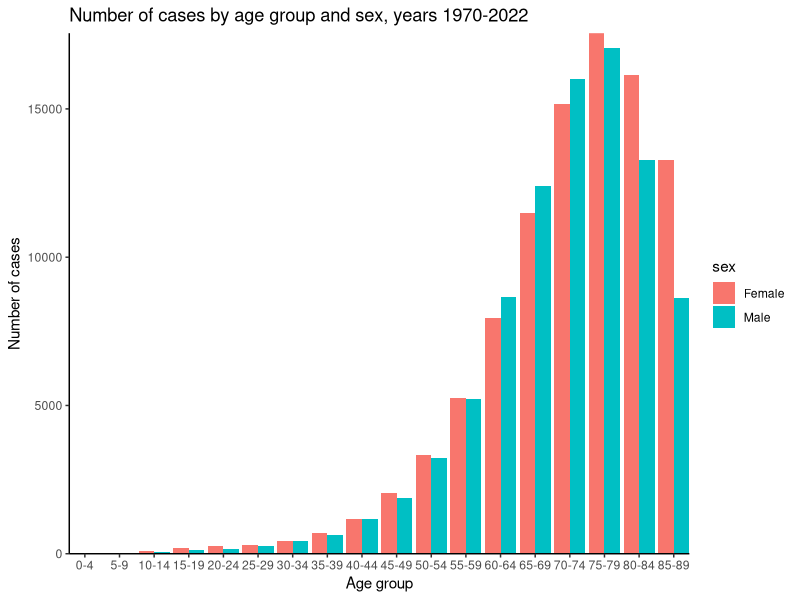
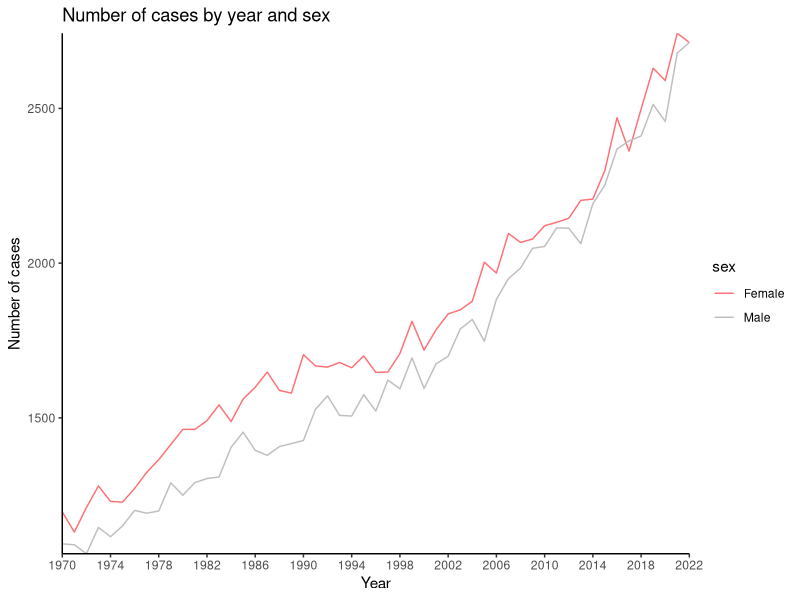
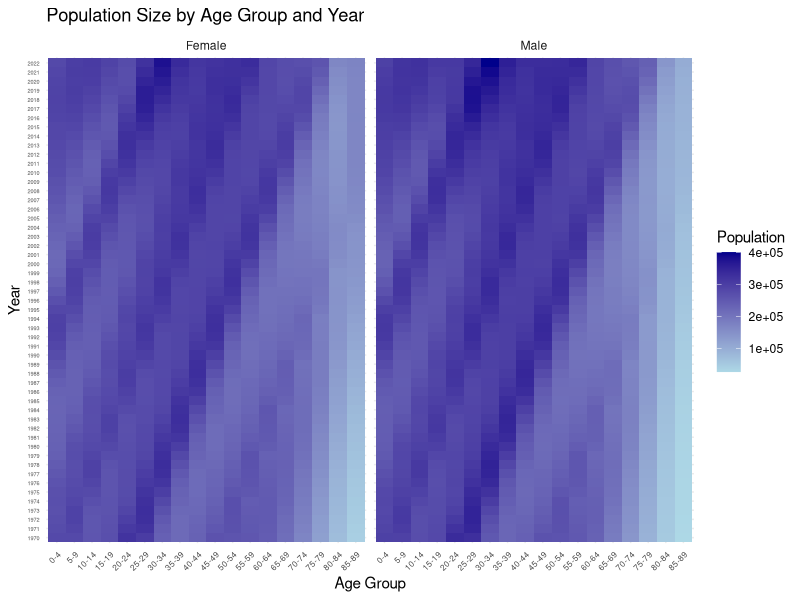
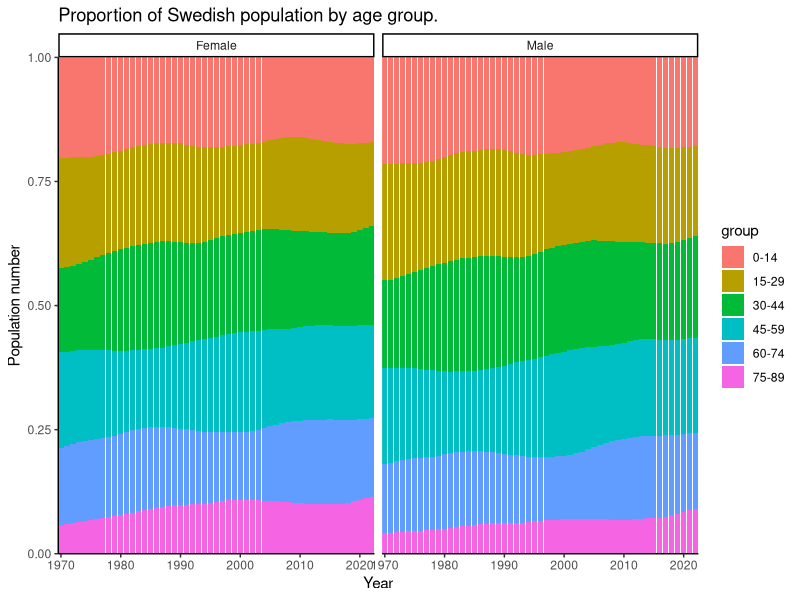
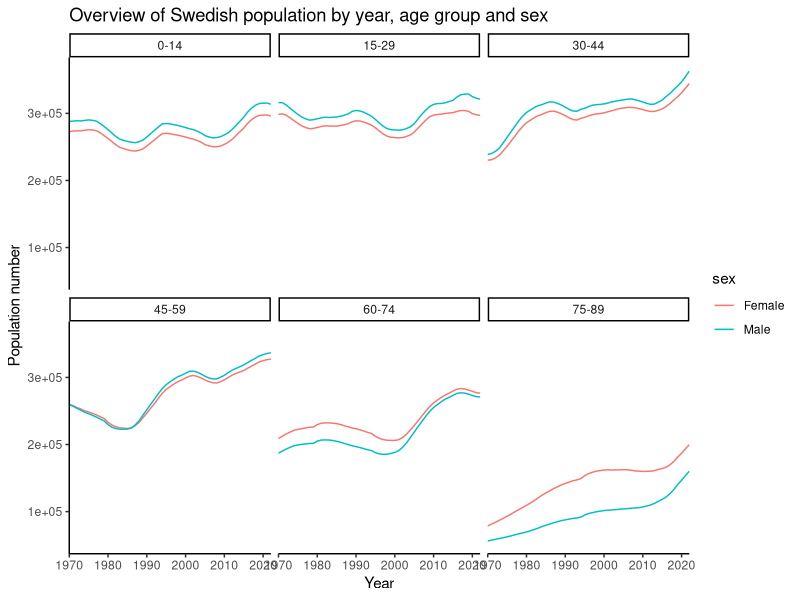
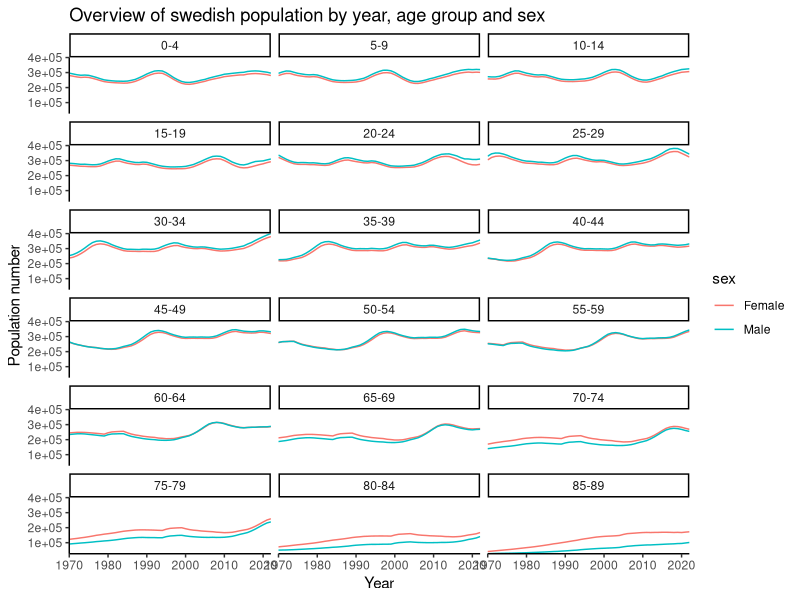
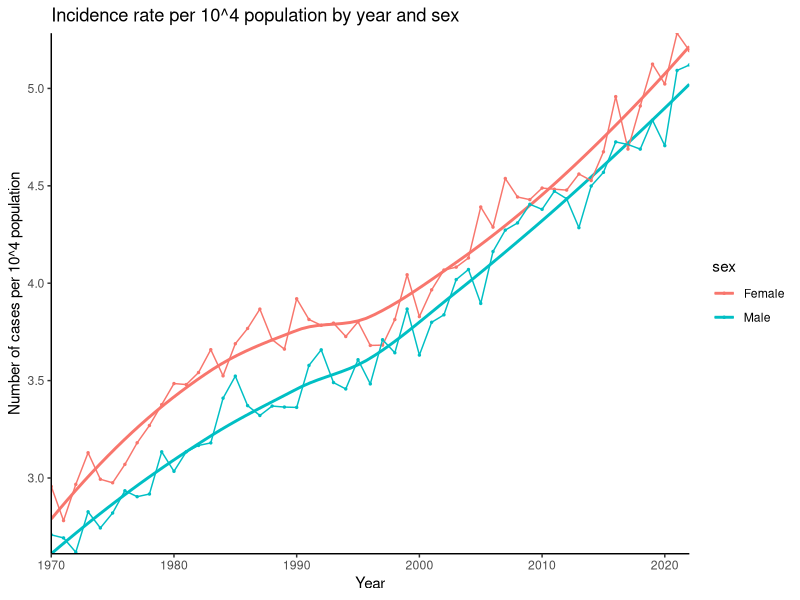
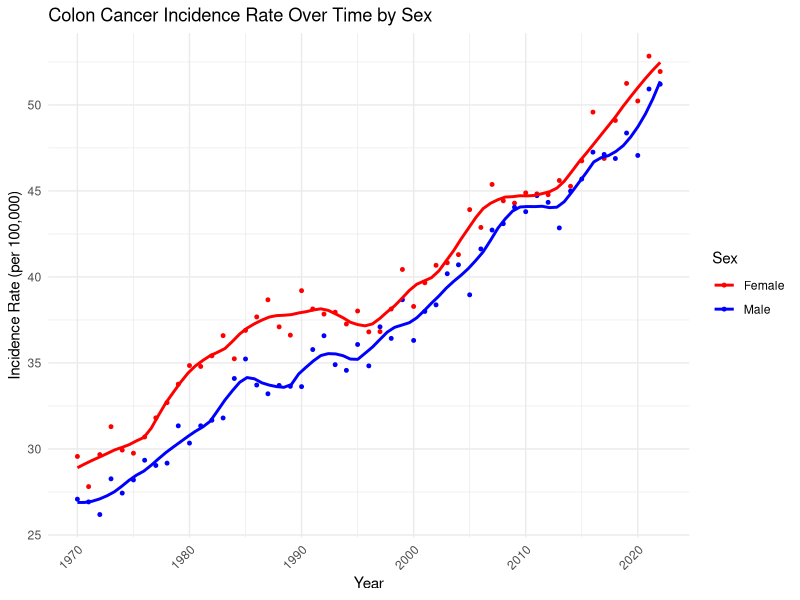

R code for these plots, in order:
## ---- chunk 1
knitr::opts_chunk$set(warning = FALSE, message = FALSE) 
## ---- chunk 2
library(readr)
library(tidyverse)
library(ggplot2)
library(splines)
## ---- chunk 3
cases <- readr::read_tsv("cases.tsv")
population <- readr::read_tsv("population.tsv")
## ---- chunk 4
cases %>% summary()
# order agegroups 
factor_groups <- cases %>% pull(agegroup) %>% unique()
cases <- cases %>% mutate(agegroup = factor(agegroup, levels = factor_groups)) 
## ---- chunk 5
cases %>% pull(agegroup) %>% unique()
## ---- chunk 6
cases %>% pull(sex) %>% unique()
## ---- chunk 7
cases %>% 
  group_by(agegroup,sex) %>% 
  summarize(n = sum(n)) %>% 
  ungroup() %>% 
  ggplot(aes(x = agegroup, y = n, fill = sex)) +
  geom_bar(stat = "identity", position=position_dodge()) +
  # scale_fill_manual(values=c("#FF7074", 
  #                            "gray"))+
  theme_classic() + 
  coord_cartesian(expand = FALSE) + 
  # add labels and title
  ggtitle("Number of cases by age group and sex, years 1970-2022") +
  xlab("Age group") + ylab("Number of cases")
## ---- chunk 8
cases %>% 
  group_by(year,sex) %>% 
  summarize(n = sum(n)) %>% 
  ungroup() %>% 
  ggplot(aes(x = year, y = n, col = sex)) +
  #geom_point() +
  stat_summary(geom="line")+
  scale_color_manual(values=c("#FF7074", 
                            "gray"))+
  theme_classic() + 
  coord_cartesian(expand = FALSE) + 
  scale_x_continuous(lim = c(1970, 2022), breaks = c(seq(1970, 2022, by = 4)))+
  # add labels and title
  ggtitle("Number of cases by year and sex") +
  xlab("Year") + ylab("Number of cases")
## ---- chunk 9
data_population <- readr::read_tsv("population.tsv")
data_population$agegroup <- factor(data_population$agegroup, levels = c("0-4", "5-9", "10-14", "15-19", 
                                                              "20-24", "25-29", "30-34", "35-39", 
                                                              "40-44", "45-49", "50-54", "55-59", 
                                                              "60-64", "65-69", "70-74", "75-79", 
                                                              "80-84", "85-89"))

# Summarize total cases by year and sex
population_by_year_sex <- data_population %>%
  group_by(year, sex) %>%
  summarize(total_cases = sum(n_pop, na.rm = TRUE), .groups = "drop")

# Heatmap of population size
ggplot(data_population, aes(x = agegroup, y = factor(year), fill = n_pop)) +
  geom_tile() +
  facet_wrap(~sex) +  # Separate plots for males and females
  scale_fill_gradient(low = "lightblue", high = "darkblue", name = "Population") +
  labs(
    title = "Population Size by Age Group and Year",
    x = "Age Group",
    y = "Year"
  ) +
  theme_minimal() +
  theme(
    axis.text.x = element_text(size = 6, angle = 45, hjust = 1),  # Smaller x-axis text
    axis.text.y = element_text(size = 4)                         # Smaller y-axis text
  )
## ---- chunk 10
head(population)
summary(population)
## ---- chunk 11
# Compare age groups
all(unique(cases$agegroup) %in% unique(population$agegroup))

# Compare calendar years
all(unique(cases$year) %in% unique(population$year))
## ---- chunk 12
population <- population %>%  mutate(agegroup = factor(agegroup, levels = factor_groups)) 
## ---- chunk 13
population %>%
  mutate(group = case_when(
    agegroup %in% factor_groups[1:3] ~ "0-14",
    agegroup %in% factor_groups[4:6] ~ "15-29",
    agegroup %in% factor_groups[7:9] ~ "30-44",
    agegroup %in% factor_groups[10:12] ~ "45-59",
    agegroup %in% factor_groups[13:15] ~ "60-74",
    agegroup %in% factor_groups[16:18] ~ "75-89",
    TRUE ~ NA
    )
    ) %>%
  ggplot(aes(x = year, y = n_pop, fill = group)) +
  facet_wrap(~sex, ncol = 2) +
  geom_bar(position="fill", stat="identity") +
  theme_classic() +
  coord_cartesian(expand = FALSE) +
  # add labels and title
  ggtitle("Proportion of Swedish population by age group.") +
  xlab("Year") + ylab("Population number")
## ---- chunk 14
population %>%
  mutate(group = case_when(
    agegroup %in% factor_groups[1:3] ~ "0-14",
    agegroup %in% factor_groups[4:6] ~ "15-29",
    agegroup %in% factor_groups[7:9] ~ "30-44",
    agegroup %in% factor_groups[10:12] ~ "45-59",
    agegroup %in% factor_groups[13:15] ~ "60-74",
    agegroup %in% factor_groups[16:18] ~ "75-89",
    TRUE ~ NA
    )
    ) %>%
  ggplot(aes(x = year, y = n_pop, color = sex)) +
  facet_wrap(~group, ncol = 3) +
  stat_summary(geom="line")+
  theme_classic() +
  coord_cartesian(expand = FALSE) +
  # add labels and title
  ggtitle("Overview of Swedish population by year, age group and sex") +
  xlab("Year") + ylab("Population number")
## ---- chunk 15
population %>%
  ggplot(aes(x = year, y = n_pop, color = sex)) +
  facet_wrap(~agegroup, ncol = 3) +
  stat_summary(geom="line")+
  theme_classic() +
  coord_cartesian(expand = FALSE) +
  # add labels and title
  ggtitle("Overview of swedish population by year, age group and sex") +
  xlab("Year") + ylab("Population number")
## ---- chunk 16
# merging datasets
cases_pop <- cases %>% left_join(population) 
## ---- chunk 17
cases_pop %>% head()
## ---- chunk 18
# cases by year and sex
cases_ys <- cases %>% 
  group_by(year, sex) %>% 
  summarize(n = sum(n)) %>% 
  ungroup()

# population by year and sex
population_ys <- population %>% 
  group_by(year, sex) %>% 
  summarize(n_pop = sum(n_pop)) %>% 
  ungroup()
## ---- chunk 19
# rate per hundred thousand population, dataset with age
cases_pop <- cases_pop %>% 
  # rate per 10^4 population
  mutate(rate = 10^4 * n/n_pop)

# rate per ten thousand population, dataset without age
# create dataset without age variable
cases_pop_ys <- cases_ys %>% 
  left_join(population_ys) %>% 
    # rate per 10^4 population
  mutate(rate = 10^4 * n/n_pop)
## ---- chunk 20
cases_pop_ys %>% 
  ggplot(aes(x = year, y = rate, color = sex)) +
  # smooth the curve
  geom_smooth(se= FALSE) +
  # non smoothed data
  geom_point(size = 0.5) +
  stat_summary(geom="line") +
  theme_classic() + 
  coord_cartesian(expand = FALSE) + 
  #scale_x_continuous(lim = c(1970, 2022), breaks = c(seq(1970, 2022, by = 4))) +
  # add labels and title
  ggtitle("Incidence rate per 10^4 population by year and sex") +
  xlab("Year") + ylab("Number of cases per 10^4 population")
## ---- chunk 21
# Merge the cases and population data
merged_data <- cases %>%
  inner_join(data_population, by = c("year", "agegroup", "sex"))

# Summarize the total cases and population size by year and sex
summary_data <- merged_data %>%
  group_by(year, sex) %>%
  summarize(
    total_cases = sum(n, na.rm = TRUE),
    total_population = sum(n_pop, na.rm = TRUE),
    .groups = "drop"
  )

## ---- chunk 22
# Calculate incidence rate for detailed data
merged_data <- merged_data %>%
  mutate(incidence_rate = n / n_pop * 100000)  # Rate per 100,000 people

# Calculate incidence rate for summarized data
summary_data <- summary_data %>%
  mutate(incidence_rate = total_cases / total_population * 100000)  # Rate per 100,000 people
## ---- chunk 23
# Plot incidence rate over time with smoother (separately for males and females)
ggplot(summary_data, aes(x = year, y = incidence_rate, color = sex)) +
  geom_point(size = 1) +  # Points for visibility
  geom_smooth(method = "loess", span = 0.2, se = FALSE, linetype = "solid") +  # Smoothing with LOESS
  scale_color_manual(values = c("Male" = "blue", "Female" = "red")) +
  labs(
    title = "Colon Cancer Incidence Rate Over Time by Sex",
    x = "Year",
    y = "Incidence Rate (per 100,000)",
    color = "Sex"
  ) +
  theme_minimal() +
  theme(axis.text.x = element_text(angle = 45, hjust = 1))
## ---- chunk 24
# Plot incidence rates over time by sex and age group with smoothed lines
ggplot(merged_data, aes(x = year, y = incidence_rate, color = agegroup, group = agegroup)) +
  geom_point(size = .8) +  # Points for visibility
  scale_y_log10() +
  geom_smooth(method = "loess", span = 0.2, se = FALSE, linetype = "solid") +  # Smoothing with LOESS
  facet_wrap(~sex) +  # Separate plots for males and females
  scale_color_viridis_d(name = "Age Group") +  # Use viridis color scale for age groups
  labs(
    title = "Colon Cancer Incidence Rate by Sex and Age Group Over Time",
    x = "Year",
    y = "Incidence Rate (per 100,000)",
    color = "Age Group"
  ) +
  theme_minimal() +
  theme(axis.text.x = element_text(angle = 45, hjust = 1)) +
  theme(
    axis.text.x = element_text(angle = 45, hjust = 1),
    legend.key.size = unit(.2, "cm"),  # Reduce size of legend keys (symbols)
    legend.text = element_text(size = 10),  # Reduce size of legend text
    legend.title = element_text(size = 10)  # Adjust size of legend title
  ) 
## ---- chunk 25
cases_pop %>% 
  ggplot(aes(x = year, y = rate, color = sex)) +
  facet_wrap(~ agegroup , ncol = 4, scales = "free_y") +
  # smooth the curve
  geom_smooth(se = FALSE) +
  # non smoothed data
  geom_point(size = 0.2) +
  stat_summary(geom="line", size = 0.05) +
  theme_classic() + 
  coord_cartesian(expand = FALSE) + 
  #scale_x_continuous(lim = c(1970, 2022), breaks = c(seq(1970, 2022, by = 4))) +
  # add labels and title
  ggtitle(paste("Yearly number of cases per 10^5 population by sex and age group")) + 
  xlab("Year") + ylab("Number of cases per 10^5 population") 
  
## ---- chunk 26
poisson_model <- cases_pop_ys %>%  
  glm(formula = n ~ year + sex + offset(log(n_pop)), family = "poisson")
summary(poisson_model)
## ---- chunk 27
toplot <- cases_pop_ys %>% 
  add_column(fitted = poisson_model$fitted.values) %>% 
  mutate(fitted_rate = 10^4* fitted/n_pop)

toplot %>% 
  pivot_longer(cols = c(rate, fitted_rate), names_to = "type") %>% 
  ggplot(aes(x = year, y = value)) +
  geom_point(aes(color = type), size = 0.5) +
  facet_wrap(~sex, ncol = 2) +
  theme_classic() + 
  coord_cartesian(expand = FALSE) + 
  #scale_x_continuous(lim = c(1970, 2022), breaks = c(seq(1970, 2022, by = 4))) +
  # add labels and title
  ggtitle("Incidence rate by year and sex, fitted and observed values") +
  xlab("Year") + ylab("Number of cases per 10^4 population") 
## ---- chunk 28
# Extract model coefficients 
coefficients <- coef(poisson_model) 
intercept <- coefficients["(Intercept)"] 
year_coeff <- coefficients["year"] 
sex_coeff <- coefficients["sexMale"]

# Calculate log incidence rate and incidence rate for 1970 and 2020
incidence_1970_male <- exp(intercept + year_coeff * 1970 + sex_coeff)
incidence_1970_female <- exp(intercept + year_coeff * 1970 )
incidence_2020_male <- exp(intercept + year_coeff * 2020 + sex_coeff) 
incidence_2020_female <- exp(intercept + year_coeff * 2020)

# Print results
incidence_1970_male
## ---- chunk 29
incidence_1970_female
## ---- chunk 30
incidence_2020_male
## ---- chunk 31
incidence_2020_female
## ---- chunk 32
poisson_model_age <- cases_pop %>% 
  mutate(agegroup = factor(agegroup, levels = factor_groups)) %>% 
  glm(formula = n ~ year*sex + year*agegroup + agegroup * sex + offset(log(n_pop)), family = "poisson")

# View the summary of the model
summary(poisson_model_age)
## ---- chunk 33
# Extract model coefficients
coefficients <- coef(poisson_model_age)

# males
rate_1970_male <- exp( 
  #intercept 
  coefficients["(Intercept)"] +
  #year
  coefficients["year"] * 1970 +
  #male
  coefficients["sexMale"] * 1 +
  #age 70-74
  coefficients["agegroup70-74"] * 1 +
  # year*sex
  coefficients["year:sexMale"] * 1970 * 1 +
  # year*age 70-74 
  coefficients["year:agegroup70-74"] * 1970 * 1 + 
  # sex*age 70-74 
  coefficients["sexMale:agegroup70-74"] * 1 * 1)

rate_1970_female <- exp( 
  #intercept 
  coefficients["(Intercept)"] +
  #year
  coefficients["year"] * 1970 +
  #female
  coefficients["sexMale"] * 0 +
  #age 70-74
  coefficients["agegroup70-74"] * 1 +
  # year*sex
  coefficients["year:sexMale"] * 1970 * 0 +
  # year*age 70-74 
  coefficients["year:agegroup70-74"] * 1970 * 1 + 
  # sex*age 70-74 
  coefficients["sexMale:agegroup70-74"] * 0 * 1)

rate_2020_male <- exp( 
  #intercept 
  coefficients["(Intercept)"] + 
  #year
  coefficients["year"] * 2020 +
  #male
  coefficients["sexMale"] * 1 +
  #age 70-74
  coefficients["agegroup70-74"] * 1 +
  # year*sex
  coefficients["year:sexMale"] * 2020 * 1 +
  # year*age 70-74 
  coefficients["year:agegroup70-74"] * 2020 * 1 + 
  # sex*age 70-74 
  coefficients["sexMale:agegroup70-74"] * 1 * 1)

rate_2020_female <- exp(
  #intercept
  coefficients["(Intercept)"] + 
  #year
  coefficients["year"] * 2020 +
  #female
  coefficients["sexMale"] * 0 +
  #age 70-74
  coefficients["agegroup70-74"] * 1 +
  # year*sex
  coefficients["year:sexMale"] * 2020 * 0 +
  # year*age 70-74 
  coefficients["year:agegroup70-74"] * 2020 * 1 + 
  # sex*age 70-74 
  coefficients["sexMale:agegroup70-74"] * 0 * 1)
## ---- chunk 34
rate_1970_male
## ---- chunk 35
rate_1970_female
## ---- chunk 36
rate_2020_male
## ---- chunk 37
rate_2020_female
## ---- chunk 38
toplot <- cases_pop %>% 
  add_column(fitted = poisson_model_age$fitted.values) %>% 
  mutate(fitted_rate = 10^5* fitted/n_pop)
  
toplot %>% 
  pivot_longer(cols = c(rate, fitted_rate), names_to = "type") %>% 
  filter(agegroup %in% c("50-54", "70-74" , "85-89")) %>% 
  ggplot(aes(x = year, y = value, color = agegroup)) +
  geom_point(aes(shape = type), size = 0.5) +
  facet_wrap(~sex, ncol = 2) +
  theme_classic() + 
  coord_cartesian(expand = FALSE) + 
  #scale_x_continuous(lim = c(1970, 2022), breaks = c(seq(1970, 2022, by = 4))) +
  # add labels and title
  ggtitle("Incidence rate by year, age group and sex, fitted and observed values") +
  xlab("Year") + ylab("Number of cases per 10^5 population") 
## ---- chunk 39
age <- seq(2,87,5)
age_df <- data.frame(agegroup = factor_groups, age = age)

splines_to_fit <- cases_pop %>%
  inner_join(age_df)

splines_model <- splines_to_fit %>% 
  glm(formula = n ~ bs(year,df = 4)*sex + bs(year, df = 4)*bs(age, df = 4) + offset(log(n_pop)), family = "poisson")

summary(splines_model)


toplot <- splines_to_fit %>% 
  add_column(fitted = splines_model$fitted.values) %>% 
  mutate(fitted_rate = 10^5* fitted/n_pop) 
  

toplot %>% 
  filter(age %in% c(52,72,87)) %>% 
  ggplot(aes(x = year, y = fitted_rate, color = agegroup)) +
  facet_wrap(~sex, ncol = 2) +
  geom_point(size = 0.1) +
  stat_summary(geom="line") +
  theme(axis.text.x =  element_text(angle=45, hjust=1)) + 
  coord_cartesian(expand = FALSE) + 
  scale_x_continuous(lim = c(1970, 2022), breaks = c(seq(1970, 2022, by = 4))) +
  # add labels and title
  ggtitle("Incidence rate by year, age and sex, fitted model") +
  xlab("Year") + ylab("Number of cases per 10^5 population") 
## ---- chunk 40
toplot %>% 
  pivot_longer(cols = c(rate, fitted_rate), names_to = "type") %>% 
  filter(age %in% c(52,72,87)) %>% 
  ggplot(aes(x = year, y = value, color = factor(age))) +
  geom_point(aes(shape = type), size = 0.5) +
  facet_wrap(~sex, ncol = 2) +
  theme_classic() + 
  coord_cartesian(expand = FALSE) + 
  #scale_x_continuous(lim = c(1970, 2022), breaks = c(seq(1970, 2022, by = 4))) +
  # add labels and title
  ggtitle("Incidence rate by year, age and sex, fitted and observed values") +
  #xlab("Year") + ylab("Number of cases per 10^5 population") 
  labs(
    title = "Incidence rate by year, age and sex, fitted and observed values",
    x = "Year",
    y = "Number of cases per 10^5 population",
    color = "Age"  # Change the legend title
  )
## ---- chunk 41
# Merge cases and population data frames
merged_data <- merge(cases, population, by = c("agegroup", "sex", "year"))
print(head(merged_data,n=5))

merged_data <- merged_data %>%
  mutate(
    incidence_rate = (n / n_pop) * 100000,
    age_midpoint = as.numeric(sub("-.*", "", agegroup)) + 2,
    sex = factor(sex)
      )

# Print column names to verify
print(colnames(merged_data))

# Plotting the relationship between mid age and incidence rate
ggplot(merged_data, aes(x = age_midpoint, y = incidence_rate)) +
  geom_point(alpha = 0.6) +
  geom_smooth(method = "loess", se = FALSE) +
  facet_wrap(~ sex) +
  labs(title = "Incidence Rate by Age",
       x = "Mid Age of Age Group",
       y = "Incidence Rate (Cases / Total Population)") +
  theme_minimal()

# Fitting a generalized linear model using splines
splines_model <- glm(
  formula = n ~ bs(year, df = 4)*bs(age_midpoint, df = 4)  * sex + offset(log(n_pop)),
  data = merged_data,
  family = poisson()
)

summary(splines_model)

# Assuming you have your merged data as 'merged_data' and fitted model as 'model'
# Create a new data frame for predictions
age_groups <- c(52, 72, 87)
sex_groups <- c("Female", "Male")
years <- unique(merged_data$year)  # Get all unique years from your data

# Create an empty data frame to store predictions
prediction_data <- expand.grid(
  year = years,
  age_midpoint = age_groups,
  sex = sex_groups
)

# Add population to avoid warnings (use dummy values as predictions will standardize population)
prediction_data$n_pop <- 1


# Use the predict() function to generate predicted values
prediction_data$predicted_incidence <- predict(splines_model, newdata = prediction_data, type = "response")

# Plotting the incidence rates over time for each sex at ages 52, 72, and 87
library(ggplot2)

ggplot(prediction_data, aes(x = year, y = predicted_incidence, color = sex, linetype = as.factor(age_midpoint))) +
  geom_line(size = 1.2) + 
  labs(title = "Predicted Incidence Rates Across Calendar Time",
       x = "Calendar Year",
       y = "Predicted Incidence Rate") +
  scale_color_manual(values = c("blue", "red")) + 
  scale_linetype_manual(values = c("solid", "dashed", "dotted")) +
  theme_minimal() +
  theme(legend.title = element_blank()) +
  theme(legend.position = "bottom")

# Compare with observed values
observed_data <- merged_data %>%
  filter(age_midpoint %in% c(52, 72, 87)) %>%
  group_by(year, age_midpoint, sex) %>%
  summarize(observed_rate = sum(n) / sum(n_pop))


# Combine predicted and observed data
comparison_data <- left_join(prediction_data, observed_data, by = c("year", "age_midpoint", "sex"))


ggplot(comparison_data, aes(x = year)) +
  geom_line(aes(y = predicted_incidence, color = "Predicted"), size = 1) +
  geom_line(aes(y = observed_rate, color = "Observed"), size = 1, linetype = "dashed") +
  facet_wrap(~ age_midpoint + sex, scales = "free_y") +
  labs(
    title = "Comparison of Predicted and Observed Incidence Rates",
    x = "Calendar Year",
    y = "Incidence Rate",
    color = "Legend"
  ) +
  scale_color_manual(values = c("Predicted" = "blue", "Observed" = "red")) +
  theme(axis.text.x =  element_text(angle=45, hjust=1))
## ---- chunk 42
# reference values for male and female population
standard_pop <- population %>%
  filter(year == 2022) %>%  
  rename(ref_pop = n_pop) %>% 
  select(-year)

# reference value for total male population 
tot_male <- standard_pop %>% 
  filter(sex == "Male") %>% 
  pull(ref_pop) %>% sum()

# reference value for total female population 
tot_female <- standard_pop %>% 
  filter(sex == "Female") %>% 
  pull(ref_pop) %>% sum()
## ---- chunk 43

age_standardised_rates <- cases_pop %>% 
  select(-rate) %>% 
  left_join(standard_pop) %>% 
  # add number of cases obtained if population number was ref_pop
  mutate(cases_ref_pop = ref_pop * n/n_pop) %>% 
  # for each year, compute total (sum over agegroups) and divide by total reference population
  # keep male and female categories 
  group_by(year, sex) %>% 
  # sum over agegroups 
  summarize(sum_ages = sum(cases_ref_pop, na.rm = TRUE)) %>% 
  mutate(standardised_rate = case_when(sex == "Female" ~ sum_ages/tot_female,
                                       sex == "Male" ~ sum_ages/tot_male,
                                       TRUE ~ NA)
         ) %>% 
  select(-sum_ages) %>% 
  # rescale
  mutate(standardised_rate = 10^4 * standardised_rate)
## ---- chunk 44
age_standardised_rates %>% 
   ggplot(aes(x = year, y = standardised_rate, color = sex)) +
  # smooth the curve
  geom_smooth() +
  # non smoothed data
  geom_point(size = 0.5) +
  stat_summary(geom="line") +
  theme_classic() + 
  coord_cartesian(expand = FALSE) + 
  scale_x_continuous(lim = c(1970, 2022), breaks = c(seq(1970, 2022, by = 4))) +
  # add labels and title
  ggtitle("Standardised incidence rate: cases per 10^4 population by year and sex") +
  xlab("Year") + ylab("Number of cases per 10^4 population - standardised")
## ---- chunk 45
cases_pop_ys %>% 
  filter(sex == "Female") %>% 
  left_join(age_standardised_rates) %>% 
  select(year, sex, rate, standardised_rate) %>% 
  pivot_longer(cols = c(rate, standardised_rate), names_to = "type") %>% 
  ggplot(aes(x = year, y = value, color = type))+
  # smooth the curve
  geom_smooth() +
  # non smoothed data
  geom_point(size = 0.5) +
  stat_summary(geom="line") +
  theme_classic() + 
  coord_cartesian(expand = FALSE) + 
  scale_x_continuous(lim = c(1970, 2022), breaks = c(seq(1970, 2022, by = 4))) +
  # add labels and title
  ggtitle("Standardised vs non standarsised incidence rate - female population") +
  xlab("Year") + ylab("Number of cases per 10^4 population")
## ---- chunk 46
cases_pop_ys %>% 
  filter(sex == "Male") %>% 
  left_join(age_standardised_rates) %>% 
  select(year, sex, rate, standardised_rate) %>% 
  pivot_longer(cols = c(rate, standardised_rate), names_to = "type") %>% 
  ggplot(aes(x = year, y = value, color = type))+
  # smooth the curve
  geom_smooth() +
  # non smoothed data
  geom_point(size = 0.5) +
  stat_summary(geom="line") +
  theme_classic() + 
  coord_cartesian(expand = FALSE) + 
  scale_x_continuous(lim = c(1970, 2022), breaks = c(seq(1970, 2022, by = 4))) +
  # add labels and title
  ggtitle("Standardised vs non standarsised incidence rate - male population") +
  xlab("Year") + ylab("Number of cases per 10^4 population")
## ---- chunk 47

cases_pop_fit <- cases_pop %>% 
  select(-rate, -n) %>% 
  # replace number of cases with fitted number of cases, which should already be in the right order
  add_column(n_fit = poisson_model_age$fitted.values)

# repeat question 11
age_standardised_rates_fit <- cases_pop_fit %>% 
  left_join(standard_pop) %>% 
  # add number of cases obtained if population number was ref_pop
  mutate(cases_ref_pop = ref_pop * n_fit/n_pop) %>% 
  # for each year, compute total (sum over agegroups) and divide by total reference population
  # keep male and female categories 
  group_by(year, sex) %>% 
  # sum over agegroups 
  summarize(sum_ages = sum(cases_ref_pop, na.rm = TRUE)) %>% 
  ungroup() %>% 
  mutate(standardised_rate_fit = case_when(sex == "Female" ~ sum_ages/tot_female,
                                       sex == "Male" ~ sum_ages/tot_male,
                                       TRUE ~ NA)
         ) %>% 
  select(-sum_ages) %>% 
  # rescale
  mutate(standardised_rate_fit = 10^4 * standardised_rate_fit)
## ---- chunk 48
cases_pop_ys %>% 
  filter(sex == "Female") %>% 
  left_join(age_standardised_rates) %>% 
  left_join(age_standardised_rates_fit) %>% 
  select(year, sex, rate, standardised_rate, standardised_rate_fit) %>% 
  pivot_longer(cols = c(rate, standardised_rate, standardised_rate_fit), names_to = "type") %>% 
  #filter(type == "standardised_rate_fit") %>% 
  ggplot(aes(x = year, y = value, color = type))+
  # smooth the curve
  geom_smooth() +
  # non smoothed data
  geom_point(size = 0.5) +
  stat_summary(geom="line") +
  theme_classic() + 
  coord_cartesian(expand = FALSE) + 
  scale_x_continuous(lim = c(1970, 2022), breaks = c(seq(1970, 2022, by = 4))) +
  # add labels and title
  ggtitle("Standardised vs non standarsised incidence rate - female population") +
  xlab("Year") + ylab("Number of cases per 10^4 population")
## ---- chunk 49
cases_pop_ys %>% 
  filter(sex == "Male") %>% 
  left_join(age_standardised_rates) %>% 
  left_join(age_standardised_rates_fit) %>% 
  select(year, sex, rate, standardised_rate, standardised_rate_fit) %>% 
  pivot_longer(cols = c(rate, standardised_rate, standardised_rate_fit), names_to = "type") %>% 
  ggplot(aes(x = year, y = value, color = type))+
  # smooth the curve
  geom_smooth() +
  # non smoothed data
  geom_point(size = 0.5) +
  stat_summary(geom="line") +
  theme_classic() + 
  coord_cartesian(expand = FALSE) + 
  scale_x_continuous(lim = c(1970, 2022), breaks = c(seq(1970, 2022, by = 4))) +
  # add labels and title
  ggtitle("Standardised vs non standarsised incidence rate - male population") +
  xlab("Year") + ylab("Number of cases per 10^4 population")
